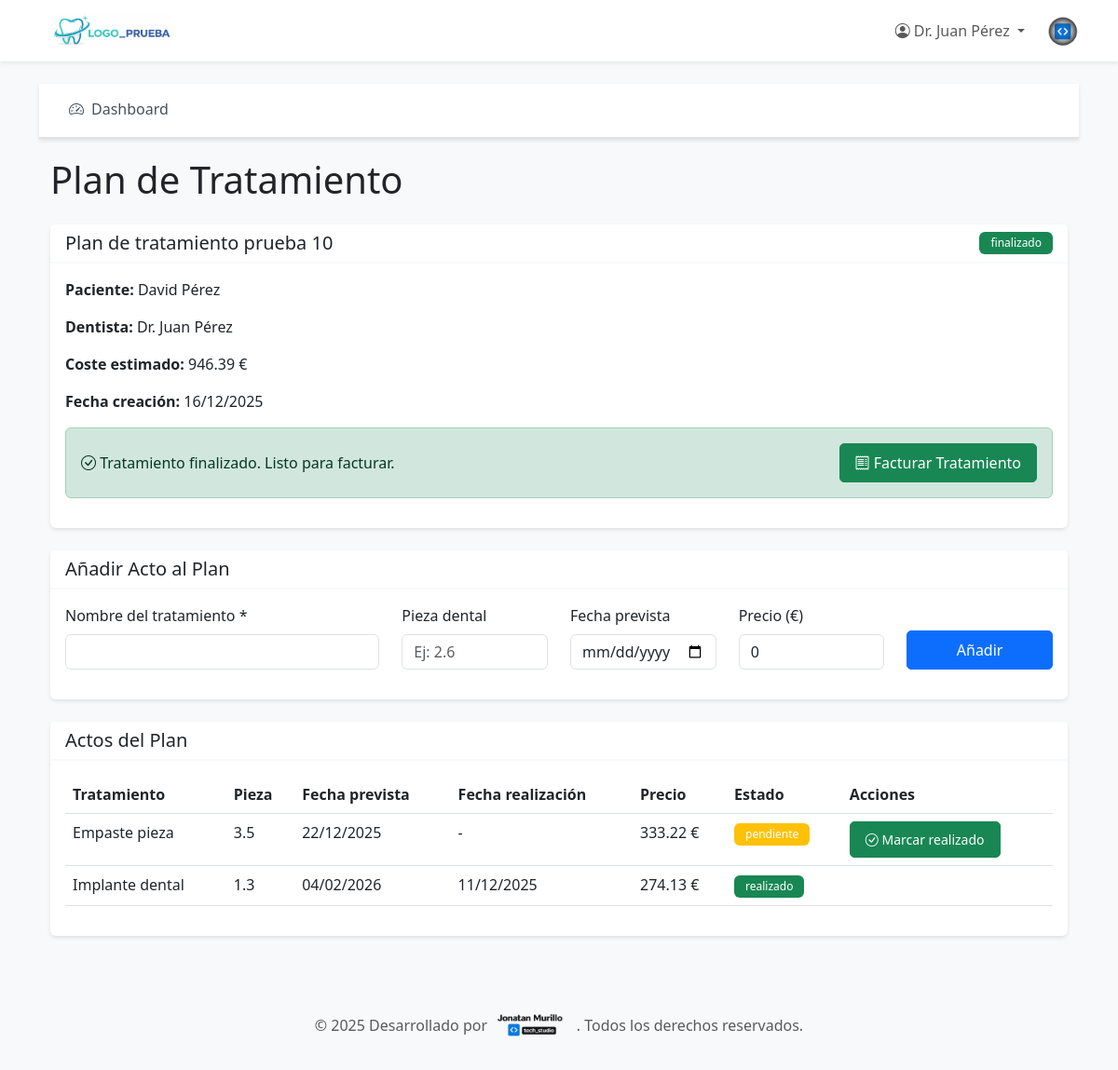
The page /panel/tratamientos/12 (signed in) on the database its author committed.
### app/models.py (models this page shows, shortened)
class User(UserMixin, db.Model):
    __tablename__ = 'users'
    id = db.Column(db.Integer, primary_key=True)
    nombre = db.Column(db.String(100), nullable=False)
    email = db.Column(db.String(120), unique=True, nullable=False, index=True)
    password_hash = db.Column(db.String(255), nullable=False)
    rol = db.Column(db.String(50), nullable=False)  # admin, recepcionista, dentista, auxiliar, comercial
    activo = db.Column(db.Boolean, default=True, nullable=False)
    fecha_creacion = db.Column(db.DateTime, default=datetime.utcnow)
    appointments_as_dentist = db.relationship('Appointment', foreign_keys='Appointment.dentist_id', backref='dentist', lazy='dynamic')
    treatment_plans = db.relationship('TreatmentPlan', backref='dentist_user', lazy='dynamic')
    def is_admin(self):
        return self.rol == 'admin'
    def is_dentist(self):
        return self.rol == 'dentist'
    def is_recepcionista(self):
        return self.rol == 'recepcionista'

class TreatmentPlan(db.Model):
    __tablename__ = 'treatment_plans'
    id = db.Column(db.Integer, primary_key=True)
    patient_id = db.Column(db.Integer, db.ForeignKey('patients.id'), nullable=False, index=True)
    dentist_id = db.Column(db.Integer, db.ForeignKey('users.id'), nullable=False, index=True)
    fecha_creacion = db.Column(db.DateTime, default=datetime.utcnow, nullable=False)
    descripcion_general = db.Column(db.Text)
    estado = db.Column(db.String(50), default='propuesto', nullable=False)  # propuesto, en_curso, finalizado, cancelado
    coste_estimado = db.Column(db.Numeric(10, 2), default=0)
    treatment_items = db.relationship('TreatmentItem', backref='treatment_plan', lazy='dynamic', cascade='all, delete-orphan')

class Patient(db.Model):
    __tablename__ = 'patients'
    id = db.Column(db.Integer, primary_key=True)
    nombre = db.Column(db.String(100), nullable=False)
    apellidos = db.Column(db.String(100), nullable=False)
    email = db.Column(db.String(120), unique=True, nullable=False, index=True)
    telefono = db.Column(db.String(20))
    fecha_nacimiento = db.Column(db.Date)
    direccion = db.Column(db.Text)
    dni = db.Column(db.String(20), unique=True, index=True)
    fecha_alta = db.Column(db.DateTime, default=datetime.utcnow, nullable=False)
    notas_generales = db.Column(db.Text)
    password_hash = db.Column(db.String(255))  # Para login de pacientes
    activo = db.Column(db.Boolean, default=True, nullable=False)
    appointments = db.relationship('Appointment', backref='patient', lazy='dynamic', cascade='all, delete-orphan')
    clinical_records = db.relationship('ClinicalRecord', backref='patient', lazy='dynamic', cascade='all, delete-orphan')
    odontograms = db.relationship('Odontogram', backref='patient', lazy='dynamic', cascade='all, delete-orphan')
    treatment_plans = db.relationship('TreatmentPlan', backref='patient', lazy='dynamic', cascade='all, delete-orphan')
    invoices = db.relationship('Invoice', backref='patient', lazy='dynamic', cascade='all, delete-orphan')
    notifications = db.relationship('Notification', backref='patient', lazy='dynamic', cascade='all, delete-orphan')
    def nombre_completo(self):
        return f"{self.nombre} {self.apellidos}"

class TreatmentItem(db.Model):
    __tablename__ = 'treatment_items'
    id = db.Column(db.Integer, primary_key=True)
    treatment_plan_id = db.Column(db.Integer, db.ForeignKey('treatment_plans.id'), nullable=False, index=True)
    nombre_tratamiento = db.Column(db.String(200), nullable=False)
    pieza_dental = db.Column(db.String(20))  # Ej: "2.6", "1.1", etc.
    fecha_prevista = db.Column(db.Date)
    fecha_realizacion = db.Column(db.Date)
    estado = db.Column(db.String(50), default='pendiente', nullable=False)  # pendiente, realizado, cancelado
    precio = db.Column(db.Numeric(10, 2), default=0)

### app/routes_panel.py (the view, shortened to what this page needs)
@bp.route('/tratamientos/<int:plan_id>', methods=['GET', 'POST'])
@login_required
@role_required('admin', 'recepcionista', 'dentista')
def treatment_plan_detail(plan_id):
    plan = TreatmentPlan.query.get_or_404(plan_id)
    items = plan.treatment_items.order_by(TreatmentItem.fecha_prevista).all()
    return render_template('panel/tratamientos/detail.html', plan=plan, items=items)

### app/models.py (called while the page is built)
    @classmethod
    def get_settings(cls):
        settings = cls.query.first()
        if not settings:
            settings = cls(nombre_clinica='Clínica Dental')
            db.session.add(settings)
            db.session.commit()
        return settings

### app/routes_auth.py (called while the page is built)
def role_required(*roles):
    def decorator(f):
        @wraps(f)
        @login_required
        def decorated_function(*args, **kwargs):
            if current_user.rol not in roles:
                flash('No tienes permisos para acceder a esta página.', 'error')
                return redirect(url_for('panel.dashboard'))
            return f(*args, **kwargs)
        return decorated_function
    return decorator

### templates/panel/tratamientos/detail.html (shortened to what this page needs)
{% extends "panel/base.html" %}
{% block panel_content %}
<h1 class="mb-4">Plan de Tratamiento</h1>
<div class="card mb-4">
    <div class="card-header">
        <div class="d-flex justify-content-between align-items-center">
            <h5 class="mb-0">{{ plan.descripcion_general }}</h5>
            <span class="badge bg-{{ 'success' if plan.estado == 'finalizado' else 'warning' if plan.estado == 'en_curso' else 'secondary' }}">
                {{ plan.estado }}
            </span>
        </div>
    </div>
    <div class="card-body">
        <p><strong>Paciente:</strong> {{ plan.patient.nombre_completo() }}</p>
        <p><strong>Dentista:</strong> {{ plan.dentist_user.nombre }}</p>
        <p><strong>Coste estimado:</strong> {{ "%.2f"|format(plan.coste_estimado) }} €</p>
        <p><strong>Fecha creación:</strong> {{ plan.fecha_creacion.strftime('%d/%m/%Y') }}</p>
        {% if plan.estado == 'finalizado' %}
        <div class="alert alert-success mt-3">
            <div class="d-flex justify-content-between align-items-center">
                <span><i class="bi bi-check-circle"></i> Tratamiento finalizado. Listo para facturar.</span>
                <a href="{{ url_for('panel.treatment_invoice', plan_id=plan.id) }}" class="btn btn-success">
                    <i class="bi bi-receipt"></i> Facturar Tratamiento
                </a>
            </div>
        </div>
        {% endif %}
    </div>
</div>
<div class="card mb-4">
    <div class="card-header">
        <h5 class="mb-0">Añadir Acto al Plan</h5>
    </div>
    <div class="card-body">
        <form method="POST" action="{{ url_for('panel.treatment_item_new', plan_id=plan.id) }}">
            <div class="row">
                <div class="col-md-4 mb-3">
                    <label for="nombre_tratamiento" class="form-label">Nombre del tratamiento *</label>
                    <input type="text" class="form-control" id="nombre_tratamiento" name="nombre_tratamiento" required>
                </div>
                <div class="col-md-2 mb-3">
                    <label for="pieza_dental" class="form-label">Pieza dental</label>
                    <input type="text" class="form-control" id="pieza_dental" name="pieza_dental" placeholder="Ej: 2.6">
                </div>
                <div class="col-md-2 mb-3">
                    <label for="fecha_prevista" class="form-label">Fecha prevista</label>
                    <input type="date" class="form-control" id="fecha_prevista" name="fecha_prevista">
                </div>
                <div class="col-md-2 mb-3">
                    <label for="precio" class="form-label">Precio (€)</label>
                    <input type="number" step="0.01" class="form-control" id="precio" name="precio" value="0">
                </div>
                <div class="col-md-2 d-flex align-items-end mb-3">
                    <button type="submit" class="btn btn-primary w-100">Añadir</button>
                </div>
            </div>
        </form>
    </div>
</div>
<div class="card">
    <div class="card-header">
        <h5 class="mb-0">Actos del Plan</h5>
    </div>
    <div class="card-body">
        {% if items %}
        <div class="table-responsive">
            <table class="table">
                <thead>
                    <tr>
                        <th>Tratamiento</th>
                        <th>Pieza</th>
                        <th>Fecha prevista</th>
                        <th>Fecha realización</th>
                        <th>Precio</th>
                        <th>Estado</th>
                        <th>Acciones</th>
                    </tr>
                </thead>
                <tbody>
                    {% for item in items %}
                    <tr>
                        <td>{{ item.nombre_tratamiento }}</td>
                        <td>{{ item.pieza_dental or '-' }}</td>
                        <td>{{ item.fecha_prevista.strftime('%d/%m/%Y') if item.fecha_prevista else '-' }}</td>
                        <td>{{ item.fecha_realizacion.strftime('%d/%m/%Y') if item.fecha_realizacion else '-' }}</td>
                        <td>{{ "%.2f"|format(item.precio) }} €</td>
                        <td>
                            <span class="badge bg-{{ 'success' if item.estado == 'realizado' else 'warning' if item.estado == 'pendiente' else 'secondary' }}">
                                {{ item.estado }}
                            </span>
                        </td>
                        <td>
                            {% if item.estado == 'pendiente' %}
                            <form method="POST" action="{{ url_for('panel.treatment_item_mark_done', item_id=item.id) }}" class="d-inline">
                                <button type="submit" class="btn btn-sm btn-success">
                                    <i class="bi bi-check-circle"></i> Marcar realizado
                                </button>
                            </form>
                            {% endif %}
                        </td>
                    </tr>
                    {% endfor %}
                </tbody>
            </table>
        </div>
        {% else %}
        <p class="text-muted">No hay actos registrados en este plan.</p>
        {% endif %}
    </div>
</div>
{% endblock %}

### templates/base.html (shortened to what this page needs)
<!DOCTYPE html>
<html lang="es">
<head>
    <link href="https://cdn.jsdelivr.net/npm/bootstrap@5.3.0/dist/css/bootstrap.min.css" rel="stylesheet">
    <link rel="stylesheet" href="https://cdn.jsdelivr.net/npm/bootstrap-icons@1.11.0/font/bootstrap-icons.css">
    <link rel="stylesheet" href="{{ url_for('static', filename='css/style.css') }}">
</head>
<body>
    <nav class="navbar navbar-expand-lg navbar-light bg-white shadow-sm">
        <div class="container">
            <a class="navbar-brand d-flex align-items-center" href="{{ url_for('public.index') }}">
                <img src="{{ url_for('static', filename='logo.png') }}" alt="Clínica Dental" height="40" class="me-2">
            </a>
            <div class="collapse navbar-collapse" id="navbarNav">
                <ul class="navbar-nav ms-auto align-items-center">
                    {% if current_user.is_authenticated %}
                        {% if current_user.__class__.__name__ == 'User' %}
                            <li class="nav-item dropdown">
                                <a class="nav-link dropdown-toggle" href="#" id="navbarDropdown" role="button" data-bs-toggle="dropdown">
                                    <i class="bi bi-person-circle"></i> {{ current_user.nombre }}
                                </a>
                            </li>
                            <li class="nav-item d-flex align-items-center ms-3">
                                <img src="{{ url_for('static', filename='logo_jm.png') }}"
                                     alt="JM"
                                     height="35"
                                     class="logo-ayuda"
                                     style="cursor: pointer;"
                                     data-bs-target="#modalAyuda"
                                     title="¿Necesitas ayuda?"
                                     onclick="var modal = new bootstrap.Modal(document.getElementById('modalAyuda')); modal.show();">
                            </li>
                        {% endif %}
                    {% endif %}
                </ul>
            </div>
        </div>
    </nav>
    <main class="{% block main_class %}container my-4{% endblock %}">
        {% block content %}{% endblock %}
    </main>
    <footer class="bg-light mt-5 py-4">
        <div class="container text-center">
            <p class="mb-0 text-muted d-flex align-items-center justify-content-center gap-2 flex-wrap">
                &copy; 2025 Desarrollado por
                <img src="{{ url_for('static', filename='logo_pie.png') }}" alt="Desarrollado por" height="40" class="align-middle" style="margin-top: 8px;">
                . Todos los derechos reservados.
            </p>
        </div>
    </footer>
</body>
</html>

### static/css/style.css (style rules this page uses)
:root { --primary-color: #0d6efd; --secondary-color: #6c757d; --success-color: #198754; --danger-color: #dc3545; --warning-color: #ffc107; --light-bg: #f8f9fa; }
body { font-family: 'Segoe UI', Tahoma, Geneva, Verdana, sans-serif; background-color: var(--light-bg); }
.navbar-brand { font-weight: bold; font-size: 1.5rem; }
.card { border: none; box-shadow: 0 2px 4px rgba(0,0,0,0.1); margin-bottom: 20px; }
.card-header { background-color: #fff; border-bottom: 2px solid var(--light-bg); font-weight: 600; }
.btn { border-radius: 5px; padding: 8px 16px; }
.btn-primary { background-color: var(--primary-color); border-color: var(--primary-color); }
.table { background-color: #fff; }
.table thead { background-color: var(--light-bg); }
.badge { padding: 6px 12px; font-weight: 500; }
footer { margin-top: auto; }

### rows shown on the page
User: nombre "Dr. Juan Pérez", dentist_user.nombre "Dr. Juan Pérez"
TreatmentPlan: descripcion_general "Plan de tratamiento prueba 10", estado "finalizado", coste_estimado "946.39", fecha_creacion "16/12/2025"
Patient: patient.nombre_completo "David Pérez"
TreatmentItem: nombre_tratamiento "Empaste pieza", pieza_dental "3.5", fecha_prevista "22/12/2025", fecha_realizacion "-", precio "333.22", estado "pendiente"
TreatmentItem: nombre_tratamiento "Implante dental", pieza_dental "1.3", fecha_prevista "04/02/2026", fecha_realizacion "11/12/2025", precio "274.13", estado "realizado"
